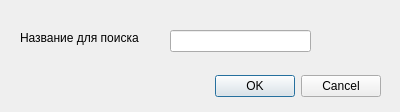
<?xml version="1.0" encoding="UTF-8"?>
<ui version="4.0">
 <class>city</class>
 <widget class="QDialog" name="city">
  <property name="geometry">
   <rect>
    <x>0</x>
    <y>0</y>
    <width>400</width>
    <height>112</height>
   </rect>
  </property>
  <property name="windowTitle">
   <string>Dialog</string>
  </property>
  <widget class="QDialogButtonBox" name="buttonBox">
   <property name="geometry">
    <rect>
     <x>40</x>
     <y>70</y>
     <width>341</width>
     <height>32</height>
    </rect>
   </property>
   <property name="orientation">
    <enum>Qt::Horizontal</enum>
   </property>
   <property name="standardButtons">
    <set>QDialogButtonBox::Cancel|QDialogButtonBox::Ok</set>
   </property>
  </widget>
  <widget class="QLabel" name="label">
   <property name="geometry">
    <rect>
     <x>20</x>
     <y>30</y>
     <width>131</width>
     <height>16</height>
    </rect>
   </property>
   <property name="text">
    <string>Название для поиска</string>
   </property>
  </widget>
  <widget class="QLineEdit" name="lineEdit">
   <property name="geometry">
    <rect>
     <x>170</x>
     <y>30</y>
     <width>141</width>
     <height>22</height>
    </rect>
   </property>
  </widget>
 </widget>
 <resources/>
 <connections>
  <connection>
   <sender>buttonBox</sender>
   <signal>accepted()</signal>
   <receiver>city</receiver>
   <slot>accept()</slot>
   <hints>
    <hint type="sourcelabel">
     <x>248</x>
     <y>254</y>
    </hint>
    <hint type="destinationlabel">
     <x>157</x>
     <y>274</y>
    </hint>
   </hints>
  </connection>
  <connection>
   <sender>buttonBox</sender>
   <signal>rejected()</signal>
   <receiver>city</receiver>
   <slot>reject()</slot>
   <hints>
    <hint type="sourcelabel">
     <x>316</x>
     <y>260</y>
    </hint>
    <hint type="destinationlabel">
     <x>286</x>
     <y>274</y>
    </hint>
   </hints>
  </connection>
 </connections>
</ui>
